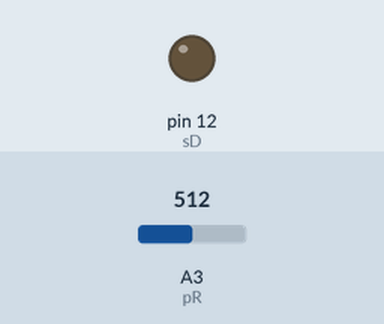
The sketch below on a simulated Arduino Uno, built with avr-gcc and run on an emulated ATmega328P. Parts: output pins drawn as LEDs (lit = HIGH). The inputs (shaded band) are chosen by the test bench; at power-on: A3 (pR) = 512.

Above: at 1.2 s.
1.3 s: A3 (pR) set to 496
At 2.5 s:
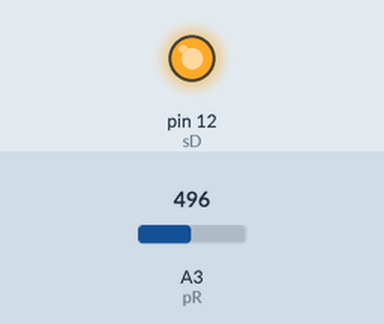
2.8 s: A3 (pR) set to 522
At 3.6 s:
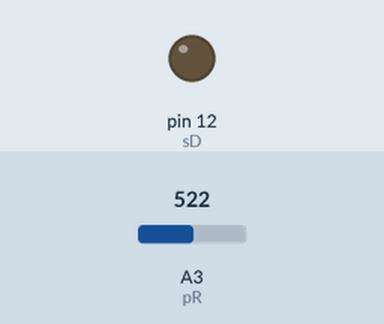
4.3 s: A3 (pR) set to 511
At 4.7 s:
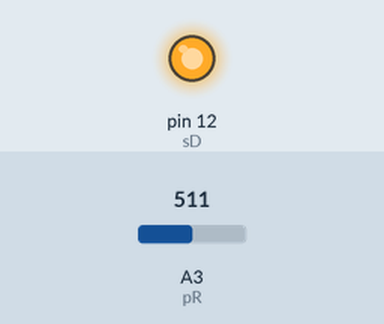
Timing chart, 0 to 7.3 s (numbered marks = the images above; inputs shaded):
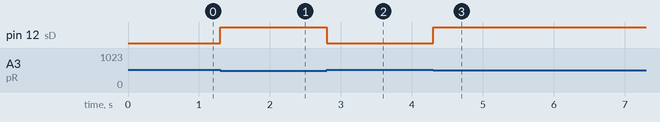

Measured:
- the behaviour switches between 512 and 511 on A3 (pR) (found by bisection; images 0 and 1)
- after the input at 1.3 s, pin 12 (sD): LOW → HIGH at once
- after the input at 2.8 s, pin 12 (sD): HIGH → LOW at once
- after the input at 4.3 s, pin 12 (sD): LOW → HIGH at once

The sketch:

sketch_dec28a.ino
```cpp
int pR = 3;
int sD = 12;

void setup()
{
  pinMode(sD, OUTPUT);
}

void loop()
{
 int val = analogRead(pR);
if (val<512) {
digitalWrite(sD, HIGH);
} else{
digitalWrite(sD, LOW);
}
}
```
